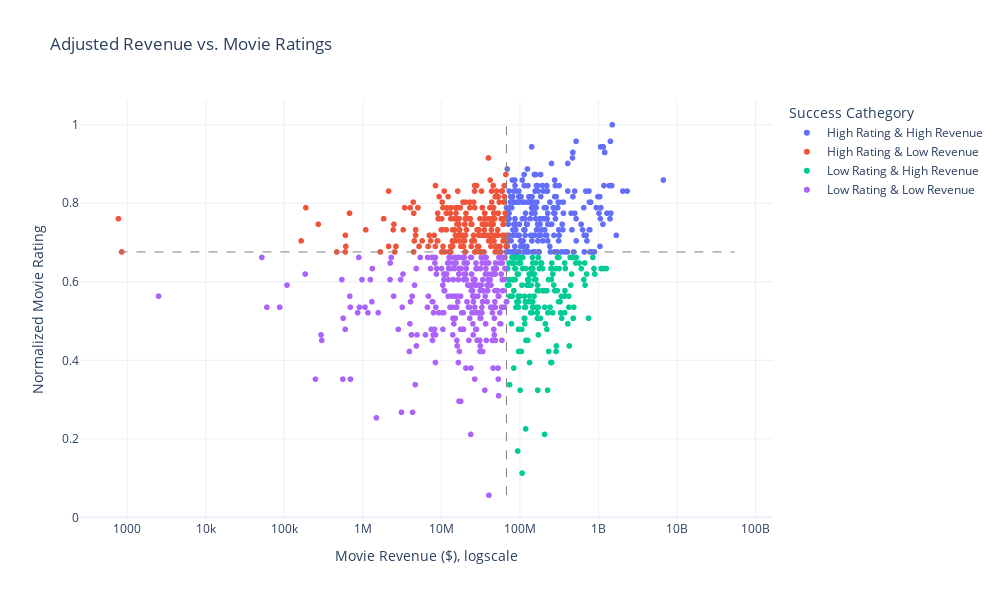

This figure's notebook cell:
### Markdown cell above
Let's plot the same thing as before but with the adjusted Revenues

### Code cell
quadrant_revenue(df_revenue, 'AdjustedRevenue', title='Adjusted Revenue vs. Movie Ratings')

### Figure 1 — Plotly figure (JSON) as saved in the notebook; plotly's stock layout.template omitted (floating-point values rounded to 4 significant figures; data arrays with more than 128 entries replaced by an {"elided": "..."} marker saying what was removed)
{"data": [{"hovertemplate": "<b>%{hovertext}</b><br><br>Success Cathegory=High Rating & High Revenue<br>Movie Revenue ($), logscale=%{x}<br>Normalized Movie Rating=%{y}<extra></extra>", "hovertext": {"elided": "334 str values"}, "legendgroup": "High Rating & High Revenue", "marker": {"color": "#636efa", "symbol": "circle"}, "mode": "markers", "name": "High Rating & High Revenue", "showlegend": true, "type": "scattergl", "x": {"elided": "334 float values"}, "xaxis": "x", "y": {"elided": "334 float values"}, "yaxis": "y"}, {"hovertemplate": "<b>%{hovertext}</b><br><br>Success Cathegory=High Rating & Low Revenue<br>Movie Revenue ($), logscale=%{x}<br>Normalized Movie Rating=%{y}<extra></extra>", "hovertext": {"elided": "222 str values"}, "legendgroup": "High Rating & Low Revenue", "marker": {"color": "#EF553B", "symbol": "circle"}, "mode": "markers", "name": "High Rating & Low Revenue", "showlegend": true, "type": "scattergl", "x": {"elided": "222 float values"}, "xaxis": "x", "y": {"elided": "222 float values"}, "yaxis": "y"}, {"hovertemplate": "<b>%{hovertext}</b><br><br>Success Cathegory=Low Rating & High Revenue<br>Movie Revenue ($), logscale=%{x}<br>Normalized Movie Rating=%{y}<extra></extra>", "hovertext": {"elided": "182 str values"}, "legendgroup": "Low Rating & High Revenue", "marker": {"color": "#00cc96", "symbol": "circle"}, "mode": "markers", "name": "Low Rating & High Revenue", "showlegend": true, "type": "scattergl", "x": {"elided": "182 float values"}, "xaxis": "x", "y": {"elided": "182 float values"}, "yaxis": "y"}, {"hovertemplate": "<b>%{hovertext}</b><br><br>Success Cathegory=Low Rating & Low Revenue<br>Movie Revenue ($), logscale=%{x}<br>Normalized Movie Rating=%{y}<extra></extra>", "hovertext": {"elided": "276 str values"}, "legendgroup": "Low Rating & Low Revenue", "marker": {"color": "#ab63fa", "symbol": "circle"}, "mode": "markers", "name": "Low Rating & Low Revenue", "showlegend": true, "type": "scattergl", "x": {"elided": "276 float values"}, "xaxis": "x", "y": {"elided": "276 float values"}, "yaxis": "y"}], "layout": {"height": 600, "legend": {"title": {"text": "Success Cathegory"}, "tracegroupgap": 0}, "shapes": [{"line": {"color": "Gray", "dash": "dash", "width": 1}, "type": "line", "x0": 67320000.0, "x1": 67320000.0, "y0": 0.05634, "y1": 1}, {"line": {"color": "Gray", "dash": "dash", "width": 1}, "type": "line", "x0": 772.6, "x1": 54040000000.0, "y0": 0.6761, "y1": 0.6761}], "title": {"text": "Adjusted Revenue vs. Movie Ratings"}, "width": 1000, "xaxis": {"anchor": "y", "domain": [0, 1], "title": {"text": "Movie Revenue ($), logscale"}, "type": "log"}, "yaxis": {"anchor": "x", "domain": [0, 1], "title": {"text": "Normalized Movie Rating"}}}}
